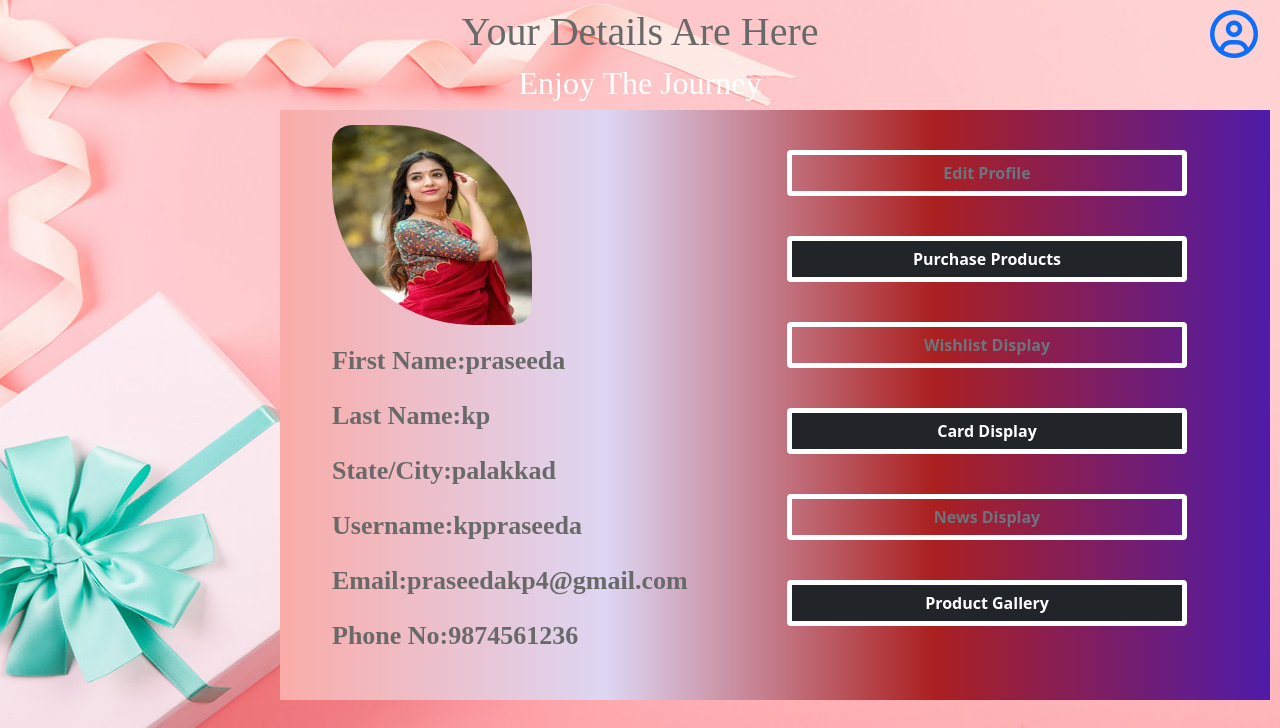
/main_app/customerprofile/ (signed in), run on the app's committed database.
### main_app/models.py (models this page shows, shortened)
class customerregmodel(models.Model):
    fname=models.CharField(max_length=50)
    lname=models.CharField(max_length=50)
    state=models.CharField(max_length=50)
    image=models.FileField(upload_to='main_app/static')
    uname=models.CharField(max_length=50)
    passw=models.CharField(max_length=50)
    email=models.EmailField()
    phone=models.IntegerField()

### main_app/views.py (the view)
# urls.py: path('customerprofile/',customerpro),
def customerpro(request):
    try:
        id1=request.session['id']
        a=customerregmodel.objects.get(id=id1)
        img=str(a.image).split('/')[-1]
        return render(request,'customerprofile.html',{'a':a,'img':img})
    except:
        return redirect(customerloginview)

### main_app/templates/customerprofile.html (shortened to what this page needs)
<!DOCTYPE html>
{% load static %}
<html lang="en">
<head>
    <link href="https://cdn.jsdelivr.net/npm/bootstrap@5.0.2/dist/css/bootstrap.min.css" rel="stylesheet">
</head>
<body>
<a href="http://127.0.0.1:8000/main_app/logoutpage/"><i class="fa-regular fa-circle-user fa-3x"></i></a>
<h1>Your Details Are Here</h1>
<h2>Enjoy The Journey</h2>
<div class="pro">
    <div class="container">
        <div class="row">
            <div class="col-lg-6 col-md-12 col-sm-12">
                    <p><img src="{% static img %}" height="200px" width="200px"></p>
                    <b><p>First Name:{{a.fname}}</p></b>
                    <b><p>Last Name:{{a.lname}}</p></b>
                    <b><p>State/City:{{a.state}}</p></b>
                    <b><p>Username:{{a.uname}}</p></b>
                    <b><p>Email:{{a.email}}</p></b>
                    <b><p>Phone No:{{a.phone}}</p></b>
            </div>
            <div class="col-lg-6 col-md-12 col-sm-12">
                    <a href="http://127.0.0.1:8000/main_app/customeredit/{{a.id}}" class="btn btn-outline-secondary"><b>Edit Profile</b></a>
                     <a href="http://127.0.0.1:8000/main_app/customerprodisplay/" class="btn btn-dark"><b>Purchase Products</b></a><br>
                    <a href="http://127.0.0.1:8000/main_app/wishdisplay/" class="btn btn-outline-secondary"><b>Wishlist Display</b></a>
                <a href="http://127.0.0.1:8000/main_app/cartdisplay/" class="btn btn-dark"><b>Card Display</b></a>
                <a href="http://127.0.0.1:8000/main_app/newsfeeddisplay/" class="btn btn-outline-secondary"><b>News Display</b></a>
                <a href="http://127.0.0.1:8000/main_app/gallerycustomerdisp/" class="btn btn-dark"><b>Product Gallery</b></a><br>
            </div>
        </div>
    </div>
</div>
</body>
</html>

### data on the page
customerregmodel: fname "praseeda", lname "kp", state "palakkad", uname "kppraseeda", email "praseedakp4@gmail.com", phone "9874561236"
